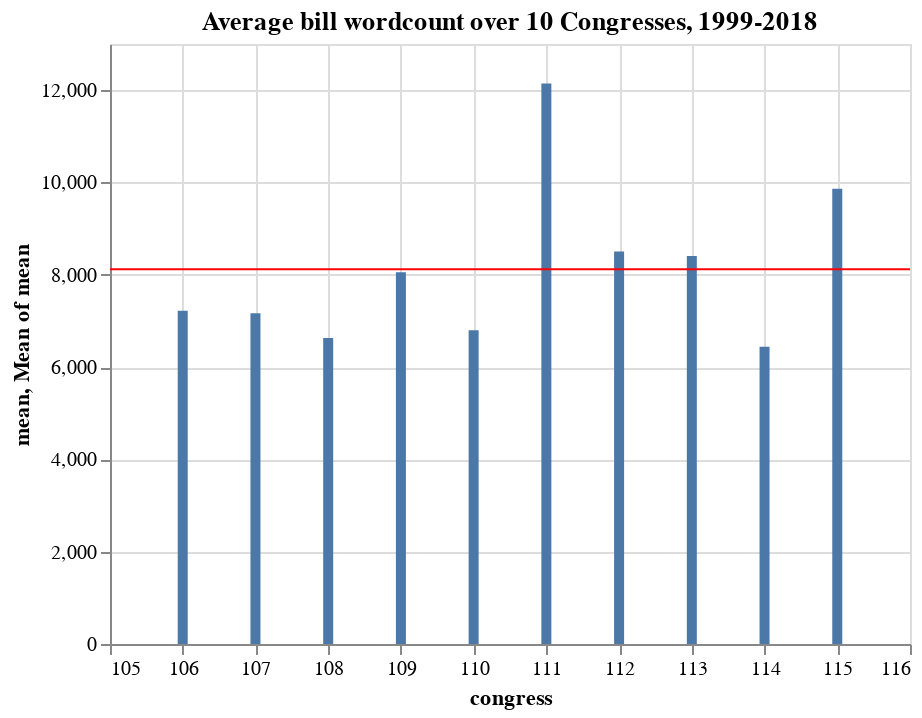

Notebook cell for this chart:
### Markdown cell above
#### Graphing the mean bill word count by congress

### Code cell
bar = alt.Chart(summary).mark_bar().encode(
    x='congress',
    y='mean'
)
rule = alt.Chart(summary).mark_rule(color='red').encode(
    y='mean(mean):Q'
)

(bar + rule).properties(
    title='Average bill wordcount over 10 Congresses, 1999-2018'
)

### Figure 1 — Vega-Lite specification as saved in the notebook (floating-point values rounded to 4 significant figures)
{"config": {"view": {"continuousWidth": 400, "continuousHeight": 300}}, "layer": [{"mark": "bar", "encoding": {"x": {"type": "quantitative", "field": "congress"}, "y": {"type": "quantitative", "field": "mean"}}}, {"mark": {"type": "rule", "color": "red"}, "encoding": {"y": {"type": "quantitative", "aggregate": "mean", "field": "mean"}}}], "data": {"name": "data-42ea98576c9d4fdce9ad9e9d69e6218d"}, "title": "Average bill wordcount over 10 Congresses, 1999-2018", "$schema": "https://vega.github.io/schema/vega-lite/v4.8.1.json", "datasets": {"data-42ea98576c9d4fdce9ad9e9d69e6218d": [{"congress": 106, "mean": 7218.0, "median": 603.0, "max": 320000.0, "min": 140.0}, {"congress": 107, "mean": 7164.0, "median": 529.5, "max": 288600.0, "min": 139.0}, {"congress": 108, "mean": 6628.0, "median": 476.0, "max": 316300.0, "min": 136.0}, {"congress": 109, "mean": 8054.0, "median": 384.5, "max": 345800.0, "min": 80.0}, {"congress": 110, "mean": 6798.0, "median": 249.0, "max": 295200.0, "min": 71.0}, {"congress": 111, "mean": 12140.0, "median": 449.0, "max": 401400.0, "min": 114.0}, {"congress": 112, "mean": 8503.0, "median": 538.0, "max": 299400.0, "min": 121.0}, {"congress": 113, "mean": 8406.0, "median": 418.5, "max": 327100.0, "min": 125.0}, {"congress": 114, "mean": 6439.0, "median": 486.0, "max": 414300.0, "min": 154.0}, {"congress": 115, "mean": 9866.0, "median": 397.0, "max": 413300.0, "min": 141.0}]}}
